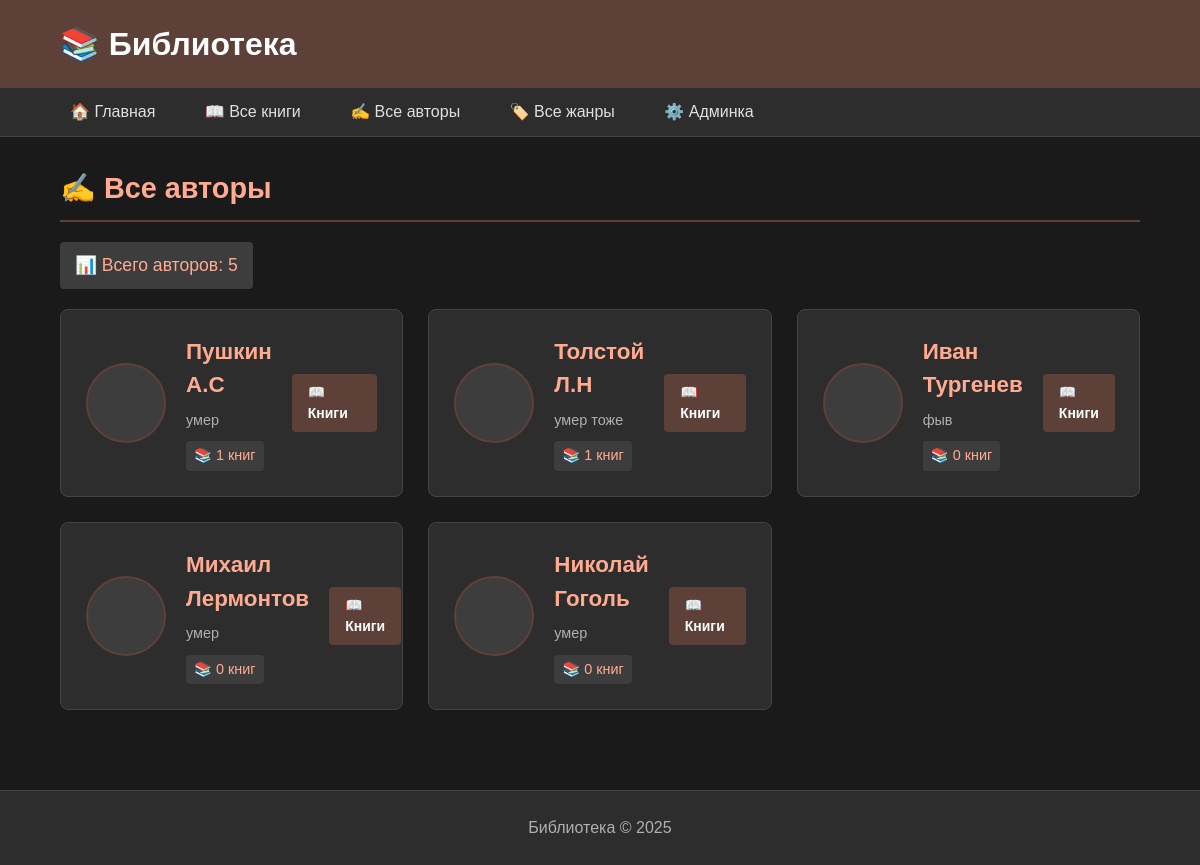
Before: /authors/ with the older database file.
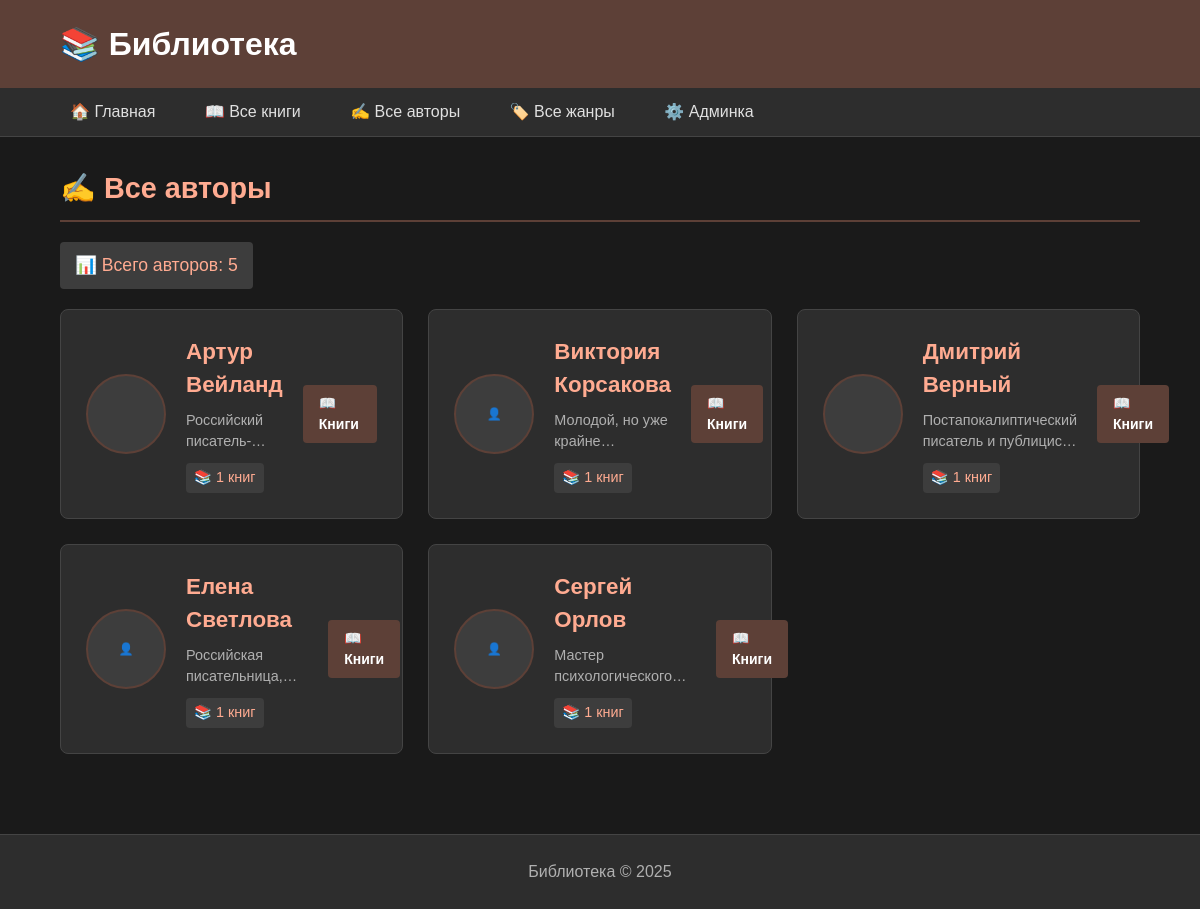
After: the same page with the newer database file.
### library/models.py (models this page shows, shortened)
class Author(models.Model):
    name = models.CharField(max_length=100, verbose_name="Имя автора")
    bio = models.TextField(blank=True, verbose_name="Биография")
    avatar_url = models.URLField(blank=True, verbose_name="Ссылка на аватар")
    birth_date = models.DateField(null=True, blank=True, verbose_name="Дата рождения")
    death_date = models.DateField(null=True, blank=True, verbose_name="Дата смерти")
    country = models.CharField(max_length=100, blank=True, verbose_name="Страна")
    created_at = models.DateTimeField(auto_now_add=True)
    class Meta:
        verbose_name = "Автор"
        verbose_name_plural = "Авторы"

### library/views.py (the view)
# urls.py: path('authors/', views.author_list, name='author_list'),
def author_list(request):
    authors = Author.objects.annotate(
        book_count=Count('book', filter=Q(book__author__isnull=False))
    ).order_by('-book_count', 'name')
    return render(request, 'author_list.html', {'authors': authors})

### library/templates/author_list.html (shortened to what this page needs)
{% extends 'base.html' %}
{% block content %}
<h2 class="section-title">✍️ Все авторы</h2>
<div class="authors-count">
    📊 Всего авторов: {{ authors|length }}
</div>
{% if authors %}
    <div class="authors-grid">
        {% for author in authors %}
        <div class="author-card">
            <div class="author-avatar {% if not author.avatar_url %}no-avatar{% endif %}"
                 {% if author.avatar_url %}style="background-image: url('{{ author.avatar_url }}')"{% endif %}>
                {% if not author.avatar_url %}
                    👤
                {% endif %}
            </div>
            <div class="author-info">
                <h3 class="author-name">{{ author.name }}</h3>
                {% if author.bio %}
                    <div class="author-bio">
                        {{ author.bio|truncatewords:20 }}
                    </div>
                {% endif %}
                <div class="author-stats">
                    <span class="book-count">📚 {{ author.book_count }} книг</span>
                </div>
            </div>
            <a href="{% url 'author_detail' author.id %}" class="btn btn-view">
                📖 Книги
            </a>
        </div>
        {% endfor %}
    </div>
{% else %}
    <div class="no-data">
        ✍️ Авторы не найдены
        <br><small>Добавьте авторов через админку</small>
    </div>
{% endif %}
{% endblock %}

### library/templates/base.html (shortened to what this page needs)
<!DOCTYPE html>
<html>
<head>
    {% load static %}
    <link rel="stylesheet" href="{% static 'css/style.css' %}">
</head>
<body>
    <div class="header">
        <div class="container">
            <h1>📚 Библиотека</h1>
        </div>
    </div>
    <div class="nav">
        <div class="container">
            <a href="/">🏠 Главная</a>
            <a href="/books/">📖 Все книги</a>
            <a href="/authors/">✍️ Все авторы</a>
            <a href="/genres/">🏷️ Все жанры</a>
            <a href="/admin/">⚙️ Админка</a>
        </div>
    </div>
    <div class="main container">
        {% block content %}{% endblock %}
    </div>
    <div class="footer">
        <div class="container">
            Библиотека &copy; 2025
        </div>
    </div>
</body>
</html>

### library/static/css/style.css (style rules this page uses)
* { margin: 0; padding: 0; box-sizing: border-box; }
body { background: #1a1a1a; color: #e0e0e0; font-family: Arial, sans-serif; line-height: 1.5; }
.container { width: 90%; max-width: 1200px; margin: 0 auto; }
.header { background: #5d4037; padding: 20px 0; color: white; box-shadow: 0 2px 10px rgba(0,0,0,0.3); }
.header h1 { margin: 0; font-size: 2em; }
.nav { background: #2d2d2d; padding: 12px 0; border-bottom: 1px solid #444; }
.nav a { color: #e0e0e0; text-decoration: none; margin-right: 25px; padding: 5px 10px; border-radius: 3px; transition: background 0.3s; }
.main { padding: 30px 0; min-height: 70vh; }
.btn { padding: 8px 16px; border: none; border-radius: 4px; cursor: pointer; font-weight: bold; transition: background 0.3s; text-decoration: none; display: inline-block; font-size: 14px; }
.btn-view { background: #5d4037; color: white; padding: 8px 16px; }
.authors-grid { display: grid; grid-template-columns: repeat(auto-fit, minmax(300px, 1fr)); gap: 25px; }
.author-card { background: #2d2d2d; padding: 25px; border-radius: 8px; transition: transform 0.3s, box-shadow 0.3s; border: 1px solid #444; display: flex; gap: 20px; align-items: center; }
.author-avatar { width: 80px; height: 80px; border-radius: 50%; background: #3d3d3d; background-size: cover; background-position: center; border: 2px solid #5d4037; flex-shrink: 0; }
.no-avatar { display: flex; align-items: center; justify-content: center; color: #888; font-size: 12px; text-align: center; }
.author-info { flex: 1; }
.author-name { color: #ffab91; font-size: 1.4em; margin-bottom: 8px; }
.author-bio { color: #b0b0b0; font-size: 0.9em; margin-bottom: 10px; display: -webkit-box; -webkit-line-clamp: 2; -webkit-box-orient: vertical; overflow: hidden; }
.author-stats { display: flex; gap: 15px; font-size: 0.9em; }
.book-count { color: #ffab91; background: #3d3d3d; padding: 4px 8px; border-radius: 4px; }
.section-title { color: #ffab91; border-bottom: 2px solid #5d4037; padding-bottom: 10px; margin-bottom: 20px; font-size: 1.8em; }
.authors-count { color: #ffab91; font-size: 1.1em; margin-bottom: 20px; background: #3d3d3d; padding: 10px 15px; border-radius: 4px; display: inline-block; }
.footer { background: #2d2d2d; color: #b0b0b0; padding: 25px 0; margin-top: 50px; text-align: center; border-top: 1px solid #444; }
a { color: #ffab91; text-decoration: none; transition: color 0.3s; }

Changed rows visible on the page:
removed Author: name "Пушкин А.С", bio "умер", book_count "1"
removed Author: name "Толстой Л.Н", bio "умер тоже", book_count "1"
removed Author: name "Иван Тургенев", bio "фыв", book_count "0"
removed Author: name "Михаил Лермонтов", bio "умер", book_count "0"
removed Author: name "Николай Гоголь", bio "умер", book_count "0"
added Author: name "Артур Вейланд", book_count "1"
added Author: name "Виктория Корсакова", bio "Молодой, но уже…", book_count "1"
added Author: name "Дмитрий Верный", bio "Постапокалиптический писатель и…", book_count "1"
added Author: name "Елена Светлова", bio "Российская…", book_count "1"
added Author: name "Сергей Орлов", bio "Мастер…", book_count "1"
